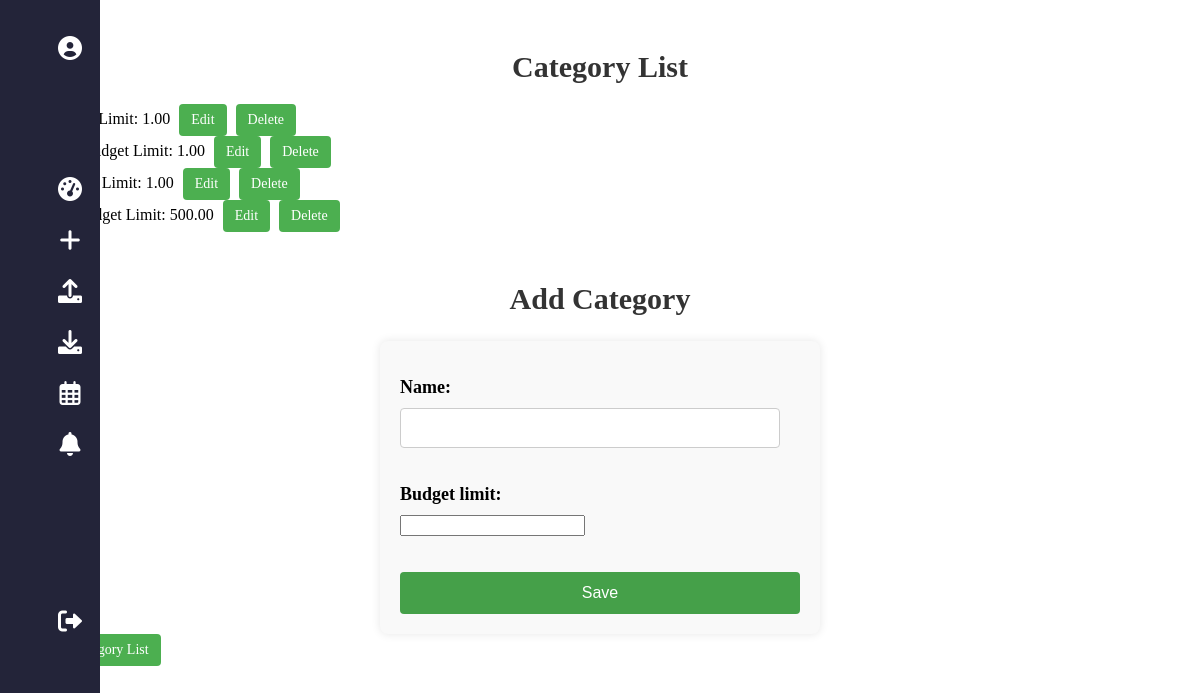
Before: /categories/ (signed in) with the older database file.
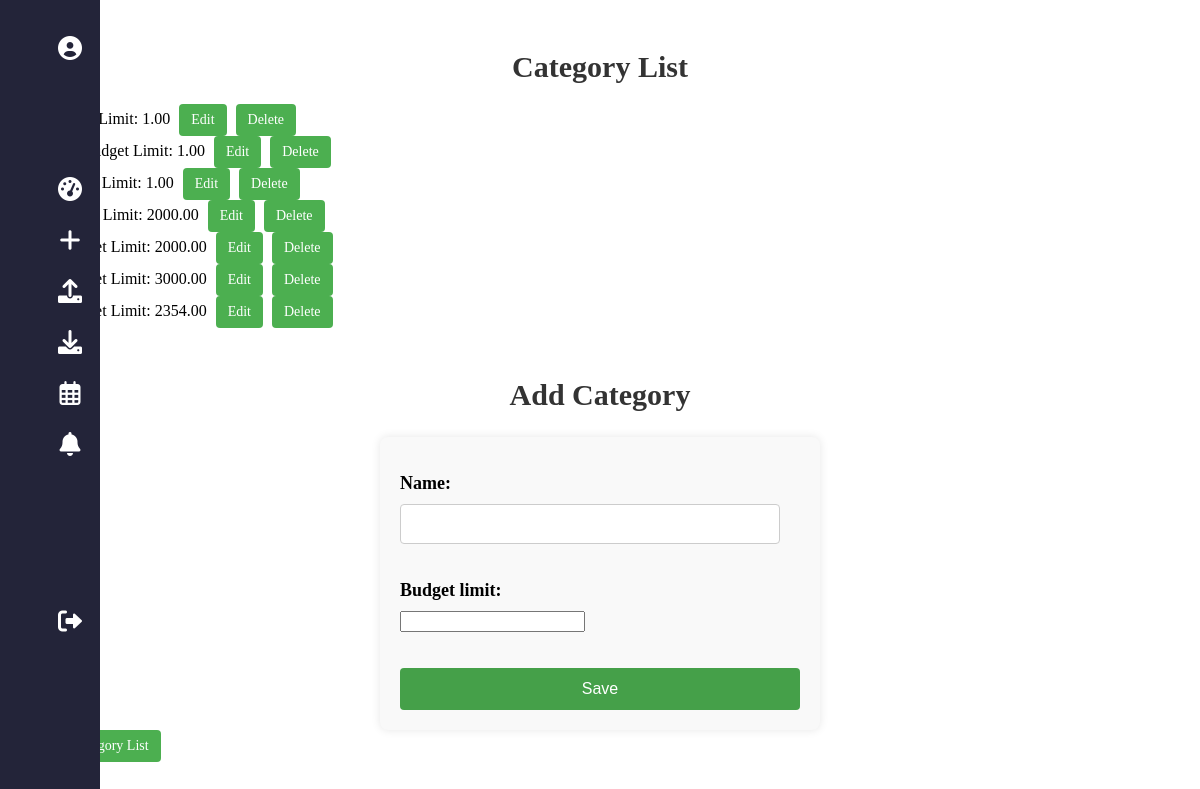
After: the same page with the newer database file.
### Finso_app/models.py (models this page shows, shortened)
class Category(models.Model):
    user = models.ForeignKey(User, on_delete=models.CASCADE)
    name = models.CharField(max_length=255)
    budget_limit = models.DecimalField(max_digits=10, decimal_places=2, default=True, null=False )

### Finso_app/views.py (the view)
# urls.py: path('categories/', views.category_list, name='category_list'),
@login_required
def category_list(request):
    categories = Category.objects.filter(user=request.user)
    if request.method == 'POST':
        form = CategoryForm(request.POST)
        if form.is_valid():
            category = form.save(commit=False)
            category.user = request.user
            category.save()
            return redirect('category_list')
    else:
        form = CategoryForm()
    return render(request, 'category_list.html', {'categories': categories, 'form': form})

### Finso_app/forms.py
class CategoryForm(forms.ModelForm):
    class Meta:
        model = Category
        fields = ['name', 'budget_limit']

### Finso_app/templates/category_list.html (shortened to what this page needs)
{% extends 'base.html' %}
{% block content %}
    <h1 class="category-title">Category List</h1>
    <ul class="category-list">
        {% for category in categories %}
            <li>
                {{ category.name }} - Budget Limit: {{ category.budget_limit }}
                <a href="{% url 'edit_category' category_id=category.id %}" class="category-button">Edit</a>
                <a href="{% url 'delete_category' category_id=category.id %}" class="category-button">Delete</a>
            </li>
        {% endfor %}
    </ul>
    <h2 class="category-title">Add Category</h2>
    <form method="post" action="{% url 'add_category' %}" class="category-form">
        {{ form.as_p }}
        <button type="submit">Save</button>
    </form>
    <a href="{% url 'category_list' %}" class="category-button">Refresh Category List</a>
{% endblock %}

Changed rows visible on the page:
removed Category: budget_limit "500.00"
added Category: budget_limit "2000.00"
added Category: budget_limit "2000.00"
added Category: budget_limit "3000.00"
added Category: budget_limit "2354.00"
